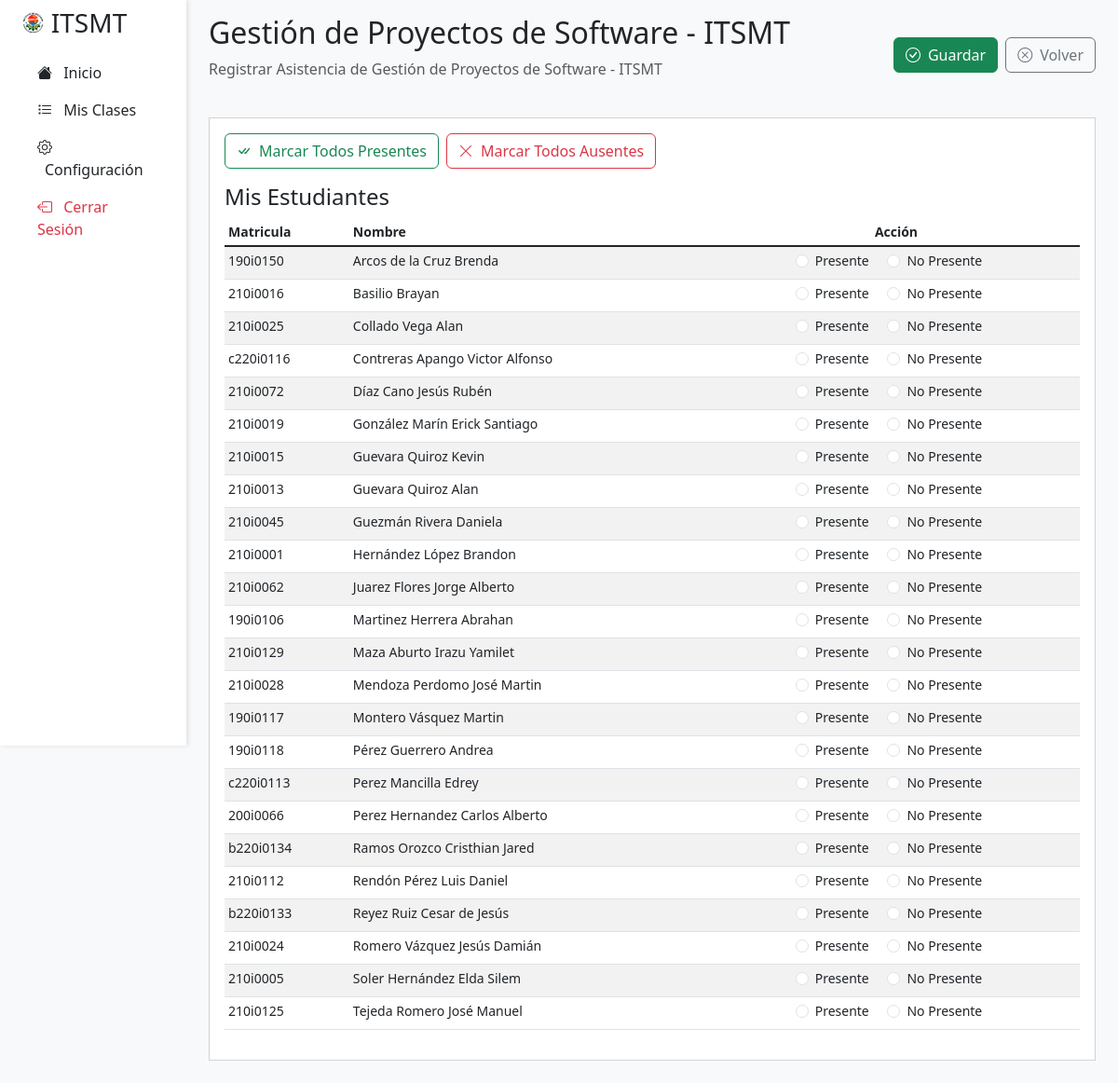
The page /view/mis-clases/nueva-asistencia.php?id=2 (signed in) on the database its author committed.
### tables this page shows
CREATE TABLE `asignaturas` (
  `id` varchar(10) NOT NULL,
  `nombre_asignatura` varchar(50) NOT NULL,
  PRIMARY KEY (`id`)
);

CREATE TABLE `inscripciones` (
  `id` int(11) NOT NULL AUTO_INCREMENT,
  `clase_id` int(11) NOT NULL,
  `estudiante_id` int(11) NOT NULL,
  PRIMARY KEY (`id`),
  KEY `clase_id` (`clase_id`,`estudiante_id`),
  KEY `estudiante_id` (`estudiante_id`),
  CONSTRAINT `inscripciones_ibfk_1` FOREIGN KEY (`clase_id`) REFERENCES `clases` (`id`) ON DELETE CASCADE ON UPDATE CASCADE,
  CONSTRAINT `inscripciones_ibfk_2` FOREIGN KEY (`estudiante_id`) REFERENCES `estudiantes` (`id`) ON DELETE CASCADE ON UPDATE CASCADE
);

CREATE TABLE `estudiantes` (
  `id` int(10) NOT NULL AUTO_INCREMENT,
  `matricula` varchar(10) NOT NULL,
  `nombre` varchar(50) NOT NULL,
  `apellido_pa` varchar(50) NOT NULL,
  `apellido_ma` varchar(50) NOT NULL,
  `carrera_id` varchar(10) NOT NULL,
  `semestre_id` int(11) NOT NULL,
  `sistema_id` int(11) NOT NULL,
  `activo` tinyint(1) NOT NULL DEFAULT 1,
  PRIMARY KEY (`id`),
  KEY `carrera_id` (`carrera_id`,`semestre_id`,`sistema_id`),
  KEY `semestre_id` (`semestre_id`),
  KEY `sistema_id` (`sistema_id`),
  CONSTRAINT `estudiantes_ibfk_1` FOREIGN KEY (`carrera_id`) REFERENCES `carreras` (`id`) ON DELETE CASCADE ON UPDATE CASCADE,
  CONSTRAINT `estudiantes_ibfk_2` FOREIGN KEY (`semestre_id`) REFERENCES `semestres` (`id`) ON DELETE CASCADE ON UPDATE CASCADE,
  CONSTRAINT `estudiantes_ibfk_3` FOREIGN KEY (`sistema_id`) REFERENCES `sistemas` (`id`) ON DELETE CASCADE ON UPDATE CASCADE
);

### view/mis-clases/nueva-asistencia.php (the view, shortened to what this page needs)
<?php
include_once __DIR__ . "../../../php/conexion.php";
$clase_id = $_GET["id"];
$sql = $conexion->query("SELECT a.nombre_asignatura FROM clases c INNER JOIN asignaturas a ON c.asignatura_id = a.id WHERE c.id = $clase_id");
$titulo = $sql->fetch_object()->nombre_asignatura . " - " . SIGLAS;
include_once __DIR__ . "../../layout/header.php";
?>
<div class="col-md-9 col-lg-10 ms-sm-auto px-4 main-content">
    <form method="post" id="form_asistencia">
        <div class="d-flex justify-content-between flex-wrap flex-md-nowrap align-items-center pt-3 pb-2 mb-3">
            <div>
                <h1 class="h2"><?= $titulo ?></h1>
                <p class="text-muted">Registrar Asistencia de <?= $titulo ?></p>
            </div>
            <div class="action-buttons d-flex gap-2">
                <button class="btn btn-success" type="submit">
                    <i class="bi bi-check-circle me-2"></i>Guardar
                </button>
                <a class="btn btn-outline-secondary" href="<?= URL_RAIZ ?>view/mis-clases/asistencias.php?id=<?= $clase_id ?>">
                    <i class="bi bi-x-circle me-2"></i>Volver
                </a>
            </div>
        </div>
        <div class="card mb-4 p-3 rounded-0">
            <div class="d-flex gap-2 mb-3">
                <button type="button" class="btn btn-outline-success" id="marcarTodosPresente">
                    <i class="bi bi-check-all me-2"></i>Marcar Todos Presentes
                </button>
                <button type="button" class="btn btn-outline-danger" id="marcarTodosAusente">
                    <i class="bi bi-x-lg me-2"></i>Marcar Todos Ausentes
                </button>
            </div>
            <h4>Mis Estudiantes</h4>
            <div class="table-responsive small">
                <table class="table table-sm table-striped">
                    <thead>
                        <tr>
                            <th>Matricula</th>
                            <th>Nombre</th>
                            <th class="text-center">Acción</th>
                        </tr>
                    </thead>
                    <tbody class="table-group-divider">
                        <?php
                        $clase_id = $_GET['id'];
                        $mysqli = $conexion->query("SELECT estudiante_id, e.nombre, e.apellido_pa, e.apellido_ma, e.matricula FROM inscripciones i
                            INNER JOIN estudiantes e ON i.estudiante_id = e.id
                            WHERE i.clase_id = $clase_id
                            ORDER BY e.apellido_pa");
                        while ($dato = $mysqli->fetch_object()) :
                        ?>
                            <tr>
                                <td><?= $dato->matricula ?></td>
                                <td><?= $dato->apellido_pa ?> <?= $dato->apellido_ma ?> <?= $dato->nombre ?></td>
                                <td class="text-start text-sm-center">
                                    <div class="form-check form-check-inline">
                                        <input class="form-check-input" type="radio" name="asistencias[<?= $dato->estudiante_id ?>]" id="presente_<?= $dato->estudiante_id ?>" value="1">
                                        <label class="form-check-label" for="presente_<?= $dato->estudiante_id ?>">
                                            Presente
                                        </label>
                                    </div>
                                    <div class="form-check form-check-inline">
                                        <input class="form-check-input" type="radio" name="asistencias[<?= $dato->estudiante_id ?>]" id="no_presente_<?= $dato->estudiante_id ?>" value="0">
                                        <label class="form-check-label" for="no_presente_<?= $dato->estudiante_id ?>">
                                            No Presente
                                        </label>
                                    </div>
                                </td>
                            </tr>
                        <?php endwhile; ?>
                    </tbody>
                </table>
            </div>
        </div>
    </form>
</div>
<?php include_once __DIR__ . "../../layout/footer.php"; ?>

### rows shown on the page
asignaturas: nombre_asignatura "Gestión de Proyectos de Software - ITSMT"
inscripciones: estudiante.matricula "190i0150", estudiante.apellido_pa "Arcos", estudiante.apellido_ma "de la Cruz", estudiante.nombre "Brenda"
inscripciones: estudiante.matricula "210i0016", estudiante.apellido_pa "Basilio", estudiante.nombre "Brayan"
inscripciones: estudiante.matricula "210i0025", estudiante.apellido_pa "Collado", estudiante.apellido_ma "Vega", estudiante.nombre "Alan"
inscripciones: estudiante.matricula "c220i0116", estudiante.apellido_pa "Contreras", estudiante.apellido_ma "Apango", estudiante.nombre "Victor Alfonso"
inscripciones: estudiante.matricula "210i0072", estudiante.apellido_pa "Díaz", estudiante.apellido_ma "Cano", estudiante.nombre "Jesús Rubén"
inscripciones: estudiante.matricula "210i0019", estudiante.apellido_pa "González", estudiante.apellido_ma "Marín", estudiante.nombre "Erick Santiago"
inscripciones: estudiante.matricula "210i0015", estudiante.apellido_pa "Guevara", estudiante.apellido_ma "Quiroz", estudiante.nombre "Kevin"
inscripciones: estudiante.matricula "210i0013", estudiante.apellido_pa "Guevara", estudiante.apellido_ma "Quiroz", estudiante.nombre "Alan"
inscripciones: estudiante.matricula "210i0045", estudiante.apellido_pa "Guezmán", estudiante.apellido_ma "Rivera", estudiante.nombre "Daniela"
inscripciones: estudiante.matricula "210i0001", estudiante.apellido_pa "Hernández", estudiante.apellido_ma "López", estudiante.nombre "Brandon"
inscripciones: estudiante.matricula "210i0062", estudiante.apellido_pa "Juarez", estudiante.apellido_ma "Flores", estudiante.nombre "Jorge Alberto"
inscripciones: estudiante.matricula "190i0106", estudiante.apellido_pa "Martinez", estudiante.apellido_ma "Herrera", estudiante.nombre "Abrahan"
inscripciones: estudiante.matricula "210i0129", estudiante.apellido_pa "Maza", estudiante.apellido_ma "Aburto", estudiante.nombre "Irazu Yamilet"
inscripciones: estudiante.matricula "210i0028", estudiante.apellido_pa "Mendoza", estudiante.apellido_ma "Perdomo", estudiante.nombre "José Martin"
inscripciones: estudiante.matricula "190i0117", estudiante.apellido_pa "Montero", estudiante.apellido_ma "Vásquez", estudiante.nombre "Martin"
inscripciones: estudiante.matricula "190i0118", estudiante.apellido_pa "Pérez", estudiante.apellido_ma "Guerrero", estudiante.nombre "Andrea"
inscripciones: estudiante.matricula "c220i0113", estudiante.apellido_pa "Perez", estudiante.apellido_ma "Mancilla", estudiante.nombre "Edrey"
inscripciones: estudiante.matricula "200i0066", estudiante.apellido_pa "Perez", estudiante.apellido_ma "Hernandez", estudiante.nombre "Carlos Alberto"
inscripciones: estudiante.matricula "b220i0134", estudiante.apellido_pa "Ramos", estudiante.apellido_ma "Orozco", estudiante.nombre "Cristhian Jared"
inscripciones: estudiante.matricula "210i0112", estudiante.apellido_pa "Rendón", estudiante.apellido_ma "Pérez", estudiante.nombre "Luis Daniel"
inscripciones: estudiante.matricula "b220i0133", estudiante.apellido_pa "Reyez", estudiante.apellido_ma "Ruiz", estudiante.nombre "Cesar de Jesús"
inscripciones: estudiante.matricula "210i0024", estudiante.apellido_pa "Romero", estudiante.apellido_ma "Vázquez", estudiante.nombre "Jesús Damián"
inscripciones: estudiante.matricula "210i0005", estudiante.apellido_pa "Soler", estudiante.apellido_ma "Hernández", estudiante.nombre "Elda Silem"
inscripciones: estudiante.matricula "210i0125", estudiante.apellido_pa "Tejeda", estudiante.apellido_ma "Romero", estudiante.nombre "José Manuel"

### other values the page prints
SIGLAS "ITSMT"
